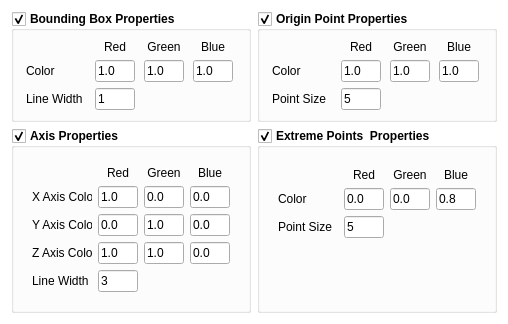
<?xml version="1.0" encoding="UTF-8"?>
<ui version="4.0">
 <class>CartesianCoordinatesAxisConfig</class>
 <widget class="QWidget" name="CartesianCoordinatesAxisConfig">
  <property name="geometry">
   <rect>
    <x>0</x>
    <y>0</y>
    <width>464</width>
    <height>276</height>
   </rect>
  </property>
  <property name="windowTitle">
   <string>Form</string>
  </property>
  <property name="styleSheet">
   <string notr="true">#CartesianCoordinatesAxisConfig{
	background-color: rgb(255, 255, 255);
}</string>
  </property>
  <layout class="QGridLayout" name="gridLayout">
   <item row="0" column="0">
    <widget class="QGroupBox" name="checkBox_bounding_draw">
     <property name="font">
      <font>
       <weight>75</weight>
       <bold>true</bold>
      </font>
     </property>
     <property name="title">
      <string>Bounding Box Properties</string>
     </property>
     <property name="checkable">
      <bool>true</bool>
     </property>
     <layout class="QVBoxLayout" name="verticalLayout_7">
      <item>
       <layout class="QGridLayout" name="gridLayout_6">
        <item row="1" column="0">
         <widget class="QLabel" name="label_2">
          <property name="sizePolicy">
           <sizepolicy hsizetype="Fixed" vsizetype="Preferred">
            <horstretch>0</horstretch>
            <verstretch>0</verstretch>
           </sizepolicy>
          </property>
          <property name="minimumSize">
           <size>
            <width>60</width>
            <height>0</height>
           </size>
          </property>
          <property name="text">
           <string>Color</string>
          </property>
         </widget>
        </item>
        <item row="1" column="1">
         <widget class="QLineEdit" name="lineEdit_bounding_r">
          <property name="sizePolicy">
           <sizepolicy hsizetype="Fixed" vsizetype="Fixed">
            <horstretch>0</horstretch>
            <verstretch>0</verstretch>
           </sizepolicy>
          </property>
          <property name="maximumSize">
           <size>
            <width>40</width>
            <height>16777215</height>
           </size>
          </property>
          <property name="text">
           <string>1.0</string>
          </property>
          <property name="maxLength">
           <number>10</number>
          </property>
         </widget>
        </item>
        <item row="1" column="2">
         <widget class="QLineEdit" name="lineEdit_bounding_g">
          <property name="sizePolicy">
           <sizepolicy hsizetype="Fixed" vsizetype="Fixed">
            <horstretch>0</horstretch>
            <verstretch>0</verstretch>
           </sizepolicy>
          </property>
          <property name="maximumSize">
           <size>
            <width>40</width>
            <height>16777215</height>
           </size>
          </property>
          <property name="text">
           <string>1.0</string>
          </property>
          <property name="maxLength">
           <number>10</number>
          </property>
         </widget>
        </item>
        <item row="1" column="3">
         <widget class="QLineEdit" name="lineEdit_bounding_b">
          <property name="sizePolicy">
           <sizepolicy hsizetype="Fixed" vsizetype="Fixed">
            <horstretch>0</horstretch>
            <verstretch>0</verstretch>
           </sizepolicy>
          </property>
          <property name="maximumSize">
           <size>
            <width>40</width>
            <height>16777215</height>
           </size>
          </property>
          <property name="text">
           <string>1.0</string>
          </property>
          <property name="maxLength">
           <number>10</number>
          </property>
         </widget>
        </item>
        <item row="2" column="0">
         <widget class="QLabel" name="label_7">
          <property name="sizePolicy">
           <sizepolicy hsizetype="Fixed" vsizetype="Fixed">
            <horstretch>0</horstretch>
            <verstretch>0</verstretch>
           </sizepolicy>
          </property>
          <property name="minimumSize">
           <size>
            <width>60</width>
            <height>0</height>
           </size>
          </property>
          <property name="text">
           <string>Line Width</string>
          </property>
         </widget>
        </item>
        <item row="2" column="1">
         <widget class="QLineEdit" name="lineEdit_bounding_width">
          <property name="sizePolicy">
           <sizepolicy hsizetype="Fixed" vsizetype="Fixed">
            <horstretch>0</horstretch>
            <verstretch>0</verstretch>
           </sizepolicy>
          </property>
          <property name="maximumSize">
           <size>
            <width>40</width>
            <height>16777215</height>
           </size>
          </property>
          <property name="text">
           <string>1</string>
          </property>
          <property name="maxLength">
           <number>4</number>
          </property>
         </widget>
        </item>
        <item row="0" column="1">
         <widget class="QLabel" name="label">
          <property name="text">
           <string>Red</string>
          </property>
          <property name="alignment">
           <set>Qt::AlignCenter</set>
          </property>
         </widget>
        </item>
        <item row="0" column="2">
         <widget class="QLabel" name="label_3">
          <property name="text">
           <string>Green</string>
          </property>
          <property name="alignment">
           <set>Qt::AlignCenter</set>
          </property>
         </widget>
        </item>
        <item row="0" column="3">
         <widget class="QLabel" name="label_4">
          <property name="text">
           <string>Blue</string>
          </property>
          <property name="alignment">
           <set>Qt::AlignCenter</set>
          </property>
         </widget>
        </item>
       </layout>
      </item>
     </layout>
    </widget>
   </item>
   <item row="2" column="0">
    <widget class="QGroupBox" name="checkBox_axis_draw">
     <property name="font">
      <font>
       <weight>75</weight>
       <bold>true</bold>
      </font>
     </property>
     <property name="title">
      <string>Axis Properties</string>
     </property>
     <property name="checkable">
      <bool>true</bool>
     </property>
     <layout class="QVBoxLayout" name="verticalLayout_6">
      <item>
       <widget class="QWidget" name="gridWidget" native="true">
        <layout class="QGridLayout" name="gridLayout_3">
         <item row="3" column="2">
          <widget class="QLineEdit" name="lineEdit_zaxis_g">
           <property name="sizePolicy">
            <sizepolicy hsizetype="Fixed" vsizetype="Fixed">
             <horstretch>0</horstretch>
             <verstretch>0</verstretch>
            </sizepolicy>
           </property>
           <property name="maximumSize">
            <size>
             <width>40</width>
             <height>16777215</height>
            </size>
           </property>
           <property name="text">
            <string>1.0</string>
           </property>
           <property name="maxLength">
            <number>10</number>
           </property>
          </widget>
         </item>
         <item row="2" column="3">
          <widget class="QLineEdit" name="lineEdit_yaxis_b">
           <property name="sizePolicy">
            <sizepolicy hsizetype="Fixed" vsizetype="Fixed">
             <horstretch>0</horstretch>
             <verstretch>0</verstretch>
            </sizepolicy>
           </property>
           <property name="maximumSize">
            <size>
             <width>40</width>
             <height>16777215</height>
            </size>
           </property>
           <property name="text">
            <string>0.0</string>
           </property>
           <property name="maxLength">
            <number>10</number>
           </property>
          </widget>
         </item>
         <item row="3" column="3">
          <widget class="QLineEdit" name="lineEdit_zaxis_b">
           <property name="sizePolicy">
            <sizepolicy hsizetype="Fixed" vsizetype="Fixed">
             <horstretch>0</horstretch>
             <verstretch>0</verstretch>
            </sizepolicy>
           </property>
           <property name="maximumSize">
            <size>
             <width>40</width>
             <height>16777215</height>
            </size>
           </property>
           <property name="text">
            <string>0.0</string>
           </property>
           <property name="maxLength">
            <number>10</number>
           </property>
          </widget>
         </item>
         <item row="3" column="1">
          <widget class="QLineEdit" name="lineEdit_zaxis_r">
           <property name="sizePolicy">
            <sizepolicy hsizetype="Fixed" vsizetype="Fixed">
             <horstretch>0</horstretch>
             <verstretch>0</verstretch>
            </sizepolicy>
           </property>
           <property name="maximumSize">
            <size>
             <width>40</width>
             <height>16777215</height>
            </size>
           </property>
           <property name="text">
            <string>1.0</string>
           </property>
           <property name="maxLength">
            <number>10</number>
           </property>
          </widget>
         </item>
         <item row="2" column="0">
          <widget class="QLabel" name="label_24">
           <property name="sizePolicy">
            <sizepolicy hsizetype="Fixed" vsizetype="Preferred">
             <horstretch>0</horstretch>
             <verstretch>0</verstretch>
            </sizepolicy>
           </property>
           <property name="minimumSize">
            <size>
             <width>60</width>
             <height>0</height>
            </size>
           </property>
           <property name="text">
            <string>Y Axis Color</string>
           </property>
          </widget>
         </item>
         <item row="1" column="2">
          <widget class="QLineEdit" name="lineEdit_xaxis_g">
           <property name="sizePolicy">
            <sizepolicy hsizetype="Fixed" vsizetype="Fixed">
             <horstretch>0</horstretch>
             <verstretch>0</verstretch>
            </sizepolicy>
           </property>
           <property name="maximumSize">
            <size>
             <width>40</width>
             <height>16777215</height>
            </size>
           </property>
           <property name="text">
            <string>0.0</string>
           </property>
           <property name="maxLength">
            <number>10</number>
           </property>
          </widget>
         </item>
         <item row="3" column="0">
          <widget class="QLabel" name="label_21">
           <property name="sizePolicy">
            <sizepolicy hsizetype="Fixed" vsizetype="Preferred">
             <horstretch>0</horstretch>
             <verstretch>0</verstretch>
            </sizepolicy>
           </property>
           <property name="minimumSize">
            <size>
             <width>60</width>
             <height>0</height>
            </size>
           </property>
           <property name="text">
            <string>Z Axis Color</string>
           </property>
          </widget>
         </item>
         <item row="4" column="0">
          <widget class="QLabel" name="label_11">
           <property name="sizePolicy">
            <sizepolicy hsizetype="Fixed" vsizetype="Fixed">
             <horstretch>0</horstretch>
             <verstretch>0</verstretch>
            </sizepolicy>
           </property>
           <property name="minimumSize">
            <size>
             <width>60</width>
             <height>0</height>
            </size>
           </property>
           <property name="text">
            <string>Line Width</string>
           </property>
          </widget>
         </item>
         <item row="2" column="1">
          <widget class="QLineEdit" name="lineEdit_yaxis_r">
           <property name="sizePolicy">
            <sizepolicy hsizetype="Fixed" vsizetype="Fixed">
             <horstretch>0</horstretch>
             <verstretch>0</verstretch>
            </sizepolicy>
           </property>
           <property name="maximumSize">
            <size>
             <width>40</width>
             <height>16777215</height>
            </size>
           </property>
           <property name="text">
            <string>0.0</string>
           </property>
           <property name="maxLength">
            <number>10</number>
           </property>
          </widget>
         </item>
         <item row="1" column="0">
          <widget class="QLabel" name="label_8">
           <property name="sizePolicy">
            <sizepolicy hsizetype="Fixed" vsizetype="Preferred">
             <horstretch>0</horstretch>
             <verstretch>0</verstretch>
            </sizepolicy>
           </property>
           <property name="minimumSize">
            <size>
             <width>60</width>
             <height>0</height>
            </size>
           </property>
           <property name="text">
            <string>X Axis Color</string>
           </property>
          </widget>
         </item>
         <item row="1" column="3">
          <widget class="QLineEdit" name="lineEdit_xaxis_b">
           <property name="sizePolicy">
            <sizepolicy hsizetype="Fixed" vsizetype="Fixed">
             <horstretch>0</horstretch>
             <verstretch>0</verstretch>
            </sizepolicy>
           </property>
           <property name="maximumSize">
            <size>
             <width>40</width>
             <height>16777215</height>
            </size>
           </property>
           <property name="text">
            <string>0.0</string>
           </property>
           <property name="maxLength">
            <number>10</number>
           </property>
          </widget>
         </item>
         <item row="1" column="1">
          <widget class="QLineEdit" name="lineEdit_xaxis_r">
           <property name="sizePolicy">
            <sizepolicy hsizetype="Fixed" vsizetype="Fixed">
             <horstretch>0</horstretch>
             <verstretch>0</verstretch>
            </sizepolicy>
           </property>
           <property name="maximumSize">
            <size>
             <width>40</width>
             <height>16777215</height>
            </size>
           </property>
           <property name="text">
            <string>1.0</string>
           </property>
           <property name="maxLength">
            <number>10</number>
           </property>
          </widget>
         </item>
         <item row="4" column="1">
          <widget class="QLineEdit" name="lineEdit_axis_width">
           <property name="sizePolicy">
            <sizepolicy hsizetype="Fixed" vsizetype="Fixed">
             <horstretch>0</horstretch>
             <verstretch>0</verstretch>
            </sizepolicy>
           </property>
           <property name="maximumSize">
            <size>
             <width>40</width>
             <height>16777215</height>
            </size>
           </property>
           <property name="text">
            <string>3</string>
           </property>
           <property name="maxLength">
            <number>4</number>
           </property>
          </widget>
         </item>
         <item row="2" column="2">
          <widget class="QLineEdit" name="lineEdit_yaxis_g">
           <property name="sizePolicy">
            <sizepolicy hsizetype="Fixed" vsizetype="Fixed">
             <horstretch>0</horstretch>
             <verstretch>0</verstretch>
            </sizepolicy>
           </property>
           <property name="maximumSize">
            <size>
             <width>40</width>
             <height>16777215</height>
            </size>
           </property>
           <property name="text">
            <string>1.0</string>
           </property>
           <property name="maxLength">
            <number>10</number>
           </property>
          </widget>
         </item>
         <item row="0" column="2">
          <widget class="QLabel" name="label_27">
           <property name="text">
            <string>Green</string>
           </property>
           <property name="alignment">
            <set>Qt::AlignCenter</set>
           </property>
          </widget>
         </item>
         <item row="0" column="3">
          <widget class="QLabel" name="label_28">
           <property name="text">
            <string>Blue</string>
           </property>
           <property name="alignment">
            <set>Qt::AlignCenter</set>
           </property>
          </widget>
         </item>
         <item row="0" column="1">
          <widget class="QLabel" name="label_29">
           <property name="text">
            <string>Red</string>
           </property>
           <property name="alignment">
            <set>Qt::AlignCenter</set>
           </property>
          </widget>
         </item>
        </layout>
       </widget>
      </item>
     </layout>
    </widget>
   </item>
   <item row="0" column="1">
    <widget class="QGroupBox" name="checkBox_origin_draw">
     <property name="font">
      <font>
       <weight>75</weight>
       <bold>true</bold>
      </font>
     </property>
     <property name="title">
      <string>Origin Point Properties</string>
     </property>
     <property name="checkable">
      <bool>true</bool>
     </property>
     <layout class="QVBoxLayout" name="verticalLayout_8">
      <item>
       <layout class="QGridLayout" name="gridLayout_5">
        <item row="1" column="0">
         <widget class="QLabel" name="label_16">
          <property name="sizePolicy">
           <sizepolicy hsizetype="Fixed" vsizetype="Preferred">
            <horstretch>0</horstretch>
            <verstretch>0</verstretch>
           </sizepolicy>
          </property>
          <property name="minimumSize">
           <size>
            <width>60</width>
            <height>0</height>
           </size>
          </property>
          <property name="text">
           <string>Color</string>
          </property>
         </widget>
        </item>
        <item row="1" column="1">
         <widget class="QLineEdit" name="lineEdit_origin_r">
          <property name="sizePolicy">
           <sizepolicy hsizetype="Fixed" vsizetype="Fixed">
            <horstretch>0</horstretch>
            <verstretch>0</verstretch>
           </sizepolicy>
          </property>
          <property name="maximumSize">
           <size>
            <width>40</width>
            <height>16777215</height>
           </size>
          </property>
          <property name="text">
           <string>1.0</string>
          </property>
          <property name="maxLength">
           <number>10</number>
          </property>
         </widget>
        </item>
        <item row="1" column="2">
         <widget class="QLineEdit" name="lineEdit_origin_g">
          <property name="sizePolicy">
           <sizepolicy hsizetype="Fixed" vsizetype="Fixed">
            <horstretch>0</horstretch>
            <verstretch>0</verstretch>
           </sizepolicy>
          </property>
          <property name="maximumSize">
           <size>
            <width>40</width>
            <height>16777215</height>
           </size>
          </property>
          <property name="text">
           <string>1.0</string>
          </property>
          <property name="maxLength">
           <number>10</number>
          </property>
         </widget>
        </item>
        <item row="1" column="3">
         <widget class="QLineEdit" name="lineEdit_origin_b">
          <property name="sizePolicy">
           <sizepolicy hsizetype="Fixed" vsizetype="Fixed">
            <horstretch>0</horstretch>
            <verstretch>0</verstretch>
           </sizepolicy>
          </property>
          <property name="maximumSize">
           <size>
            <width>40</width>
            <height>16777215</height>
           </size>
          </property>
          <property name="text">
           <string>1.0</string>
          </property>
          <property name="maxLength">
           <number>10</number>
          </property>
         </widget>
        </item>
        <item row="2" column="0">
         <widget class="QLabel" name="label_19">
          <property name="sizePolicy">
           <sizepolicy hsizetype="Fixed" vsizetype="Fixed">
            <horstretch>0</horstretch>
            <verstretch>0</verstretch>
           </sizepolicy>
          </property>
          <property name="minimumSize">
           <size>
            <width>60</width>
            <height>0</height>
           </size>
          </property>
          <property name="text">
           <string>Point Size</string>
          </property>
         </widget>
        </item>
        <item row="2" column="1">
         <widget class="QLineEdit" name="lineEdit_origin_size">
          <property name="sizePolicy">
           <sizepolicy hsizetype="Fixed" vsizetype="Fixed">
            <horstretch>0</horstretch>
            <verstretch>0</verstretch>
           </sizepolicy>
          </property>
          <property name="maximumSize">
           <size>
            <width>40</width>
            <height>16777215</height>
           </size>
          </property>
          <property name="text">
           <string>5</string>
          </property>
          <property name="maxLength">
           <number>4</number>
          </property>
         </widget>
        </item>
        <item row="0" column="1">
         <widget class="QLabel" name="label_14">
          <property name="text">
           <string>Red</string>
          </property>
          <property name="alignment">
           <set>Qt::AlignCenter</set>
          </property>
         </widget>
        </item>
        <item row="0" column="2">
         <widget class="QLabel" name="label_15">
          <property name="text">
           <string>Green</string>
          </property>
          <property name="alignment">
           <set>Qt::AlignCenter</set>
          </property>
         </widget>
        </item>
        <item row="0" column="3">
         <widget class="QLabel" name="label_17">
          <property name="text">
           <string>Blue</string>
          </property>
          <property name="alignment">
           <set>Qt::AlignCenter</set>
          </property>
         </widget>
        </item>
       </layout>
      </item>
     </layout>
    </widget>
   </item>
   <item row="2" column="1">
    <widget class="QGroupBox" name="checkBox_extreme_draw">
     <property name="sizePolicy">
      <sizepolicy hsizetype="Preferred" vsizetype="Preferred">
       <horstretch>0</horstretch>
       <verstretch>0</verstretch>
      </sizepolicy>
     </property>
     <property name="font">
      <font>
       <weight>75</weight>
       <bold>true</bold>
      </font>
     </property>
     <property name="title">
      <string>Extreme Points  Properties</string>
     </property>
     <property name="alignment">
      <set>Qt::AlignLeading|Qt::AlignLeft|Qt::AlignTop</set>
     </property>
     <property name="flat">
      <bool>false</bool>
     </property>
     <property name="checkable">
      <bool>true</bool>
     </property>
     <layout class="QVBoxLayout" name="verticalLayout" stretch="0">
      <property name="sizeConstraint">
       <enum>QLayout::SetDefaultConstraint</enum>
      </property>
      <property name="topMargin">
       <number>9</number>
      </property>
      <property name="bottomMargin">
       <number>9</number>
      </property>
      <item>
       <widget class="QWidget" name="gridWidget_2" native="true">
        <property name="sizePolicy">
         <sizepolicy hsizetype="Preferred" vsizetype="Fixed">
          <horstretch>0</horstretch>
          <verstretch>0</verstretch>
         </sizepolicy>
        </property>
        <layout class="QGridLayout" name="gridLayout_4">
         <item row="1" column="0">
          <widget class="QLabel" name="label_13">
           <property name="sizePolicy">
            <sizepolicy hsizetype="Fixed" vsizetype="Preferred">
             <horstretch>0</horstretch>
             <verstretch>0</verstretch>
            </sizepolicy>
           </property>
           <property name="minimumSize">
            <size>
             <width>60</width>
             <height>0</height>
            </size>
           </property>
           <property name="text">
            <string>Color</string>
           </property>
          </widget>
         </item>
         <item row="1" column="2">
          <widget class="QLineEdit" name="lineEdit_extreme_g">
           <property name="sizePolicy">
            <sizepolicy hsizetype="Fixed" vsizetype="Fixed">
             <horstretch>0</horstretch>
             <verstretch>0</verstretch>
            </sizepolicy>
           </property>
           <property name="maximumSize">
            <size>
             <width>40</width>
             <height>16777215</height>
            </size>
           </property>
           <property name="text">
            <string>0.0</string>
           </property>
           <property name="maxLength">
            <number>10</number>
           </property>
          </widget>
         </item>
         <item row="1" column="3">
          <widget class="QLineEdit" name="lineEdit_extreme_b">
           <property name="sizePolicy">
            <sizepolicy hsizetype="Fixed" vsizetype="Fixed">
             <horstretch>0</horstretch>
             <verstretch>0</verstretch>
            </sizepolicy>
           </property>
           <property name="maximumSize">
            <size>
             <width>40</width>
             <height>16777215</height>
            </size>
           </property>
           <property name="text">
            <string>0.8</string>
           </property>
           <property name="maxLength">
            <number>10</number>
           </property>
          </widget>
         </item>
         <item row="2" column="0">
          <widget class="QLabel" name="label_20">
           <property name="sizePolicy">
            <sizepolicy hsizetype="Fixed" vsizetype="Fixed">
             <horstretch>0</horstretch>
             <verstretch>0</verstretch>
            </sizepolicy>
           </property>
           <property name="minimumSize">
            <size>
             <width>60</width>
             <height>0</height>
            </size>
           </property>
           <property name="text">
            <string>Point Size</string>
           </property>
          </widget>
         </item>
         <item row="1" column="1">
          <widget class="QLineEdit" name="lineEdit_extreme_r">
           <property name="sizePolicy">
            <sizepolicy hsizetype="Fixed" vsizetype="Fixed">
             <horstretch>0</horstretch>
             <verstretch>0</verstretch>
            </sizepolicy>
           </property>
           <property name="maximumSize">
            <size>
             <width>40</width>
             <height>16777215</height>
            </size>
           </property>
           <property name="text">
            <string>0.0</string>
           </property>
           <property name="maxLength">
            <number>10</number>
           </property>
          </widget>
         </item>
         <item row="2" column="1">
          <widget class="QLineEdit" name="lineEdit_extreme_size">
           <property name="sizePolicy">
            <sizepolicy hsizetype="Fixed" vsizetype="Fixed">
             <horstretch>0</horstretch>
             <verstretch>0</verstretch>
            </sizepolicy>
           </property>
           <property name="maximumSize">
            <size>
             <width>40</width>
             <height>16777215</height>
            </size>
           </property>
           <property name="text">
            <string>5</string>
           </property>
           <property name="maxLength">
            <number>4</number>
           </property>
          </widget>
         </item>
         <item row="0" column="1">
          <widget class="QLabel" name="label_9">
           <property name="text">
            <string>Red</string>
           </property>
           <property name="alignment">
            <set>Qt::AlignCenter</set>
           </property>
          </widget>
         </item>
         <item row="0" column="2">
          <widget class="QLabel" name="label_10">
           <property name="text">
            <string>Green</string>
           </property>
           <property name="alignment">
            <set>Qt::AlignCenter</set>
           </property>
          </widget>
         </item>
         <item row="0" column="3">
          <widget class="QLabel" name="label_22">
           <property name="text">
            <string>Blue</string>
           </property>
           <property name="alignment">
            <set>Qt::AlignCenter</set>
           </property>
          </widget>
         </item>
         <item row="3" column="0">
          <widget class="QLabel" name="label_5">
           <property name="minimumSize">
            <size>
             <width>0</width>
             <height>20</height>
            </size>
           </property>
           <property name="text">
            <string/>
           </property>
          </widget>
         </item>
         <item row="4" column="0">
          <widget class="QLabel" name="label_6">
           <property name="minimumSize">
            <size>
             <width>0</width>
             <height>20</height>
            </size>
           </property>
           <property name="text">
            <string/>
           </property>
          </widget>
         </item>
        </layout>
       </widget>
      </item>
     </layout>
    </widget>
   </item>
  </layout>
 </widget>
 <resources/>
 <connections/>
</ui>
